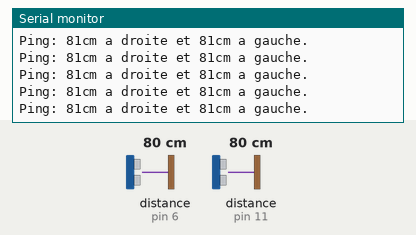
Simulated run of this sketch. Board: Arduino Uno, built with avr-gcc and run on an emulated ATmega328P. Shown: the last lines printed to the serial monitor. Inputs (shaded band) come from the test bench; at power-on: distance to the obstacle (sensors on pin 6, pin 11) 80 cm. The echo pulse lasts 58.3 µs per cm.

Above: at 10.2 s.
10.3 s: distance to the obstacle (sensor on pin 6) set to 203 cm
At 10.41 s:
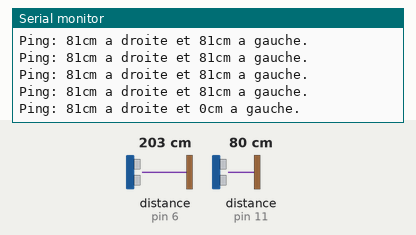
13.3 s: distance to the obstacle (sensor on pin 6) set to 198 cm
At 13.33 s:
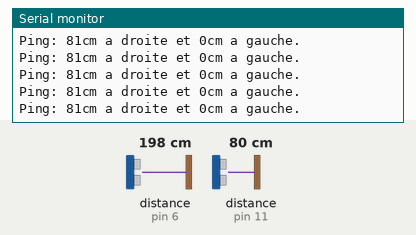
Timing chart, 0 to 15.8 s (numbered marks = the images above; inputs shaded):
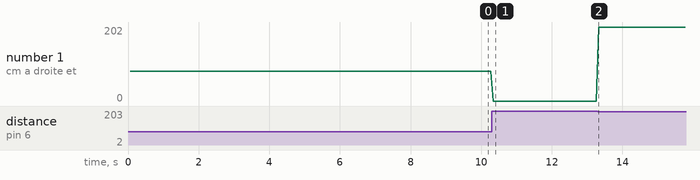

Measured:
- after the input at 10.3 s, the serial monitor: prints a new line after 0.05 s (image 1)
- plotted number 1: 81 → 0 after the input at 10.3 s, 0 → 202 after the input at 13.3 s

The sketch:

NewPingExample.ino
```cpp
// ---------------------------------------------------------------------------
// Example NewPing library sketch that does a ping about 20 times per second.
// ---------------------------------------------------------------------------

#include <NewPing.h>

#define TRIGGER_PIN  12  // Arduino pin tied to trigger pin on the ultrasonic sensor.
#define ECHO_PIN     11  // Arduino pin tied to echo pin on the ultrasonic sensor.

#define TRIGGER_PIN2  7  // Arduino pin tied to trigger pin on the ultrasonic sensor.
#define ECHO_PIN2     6  // Arduino pin tied to echo pin on the ultrasonic sensor.

#define MAX_DISTANCE 200 // Maximum distance we want to ping for (in centimeters). Maximum sensor distance is rated at 400-500cm.

NewPing sonarDroite(TRIGGER_PIN, ECHO_PIN, MAX_DISTANCE); // NewPing setup of pins and maximum distance.
NewPing sonarGauche(TRIGGER_PIN2, ECHO_PIN2, MAX_DISTANCE); // NewPing setup of pins and maximum distance.

void setup() {
  Serial.begin(115200); // Open serial monitor at 115200 baud to see ping results.
}

void loop() {
  delay(50);                      // Wait 50ms between pings (about 20 pings/sec). 29ms should be the shortest delay between pings.
  unsigned int distDroite = sonarDroite.ping(); // Send ping, get ping time in microseconds (distDroite).
  unsigned int distGauche = sonarGauche.ping(); // Send ping, get ping time in microseconds (distDroite).
  Serial.print("Ping: ");
  Serial.print(distDroite / US_ROUNDTRIP_CM); // Convert ping time to distance in cm and print result (0 = outside set distance range)
  Serial.print("cm a droite et ");
  Serial.print(distGauche / US_ROUNDTRIP_CM); // Convert ping time to distance in cm and print result (0 = outside set distance range)
  Serial.println("cm a gauche.");
}
```
